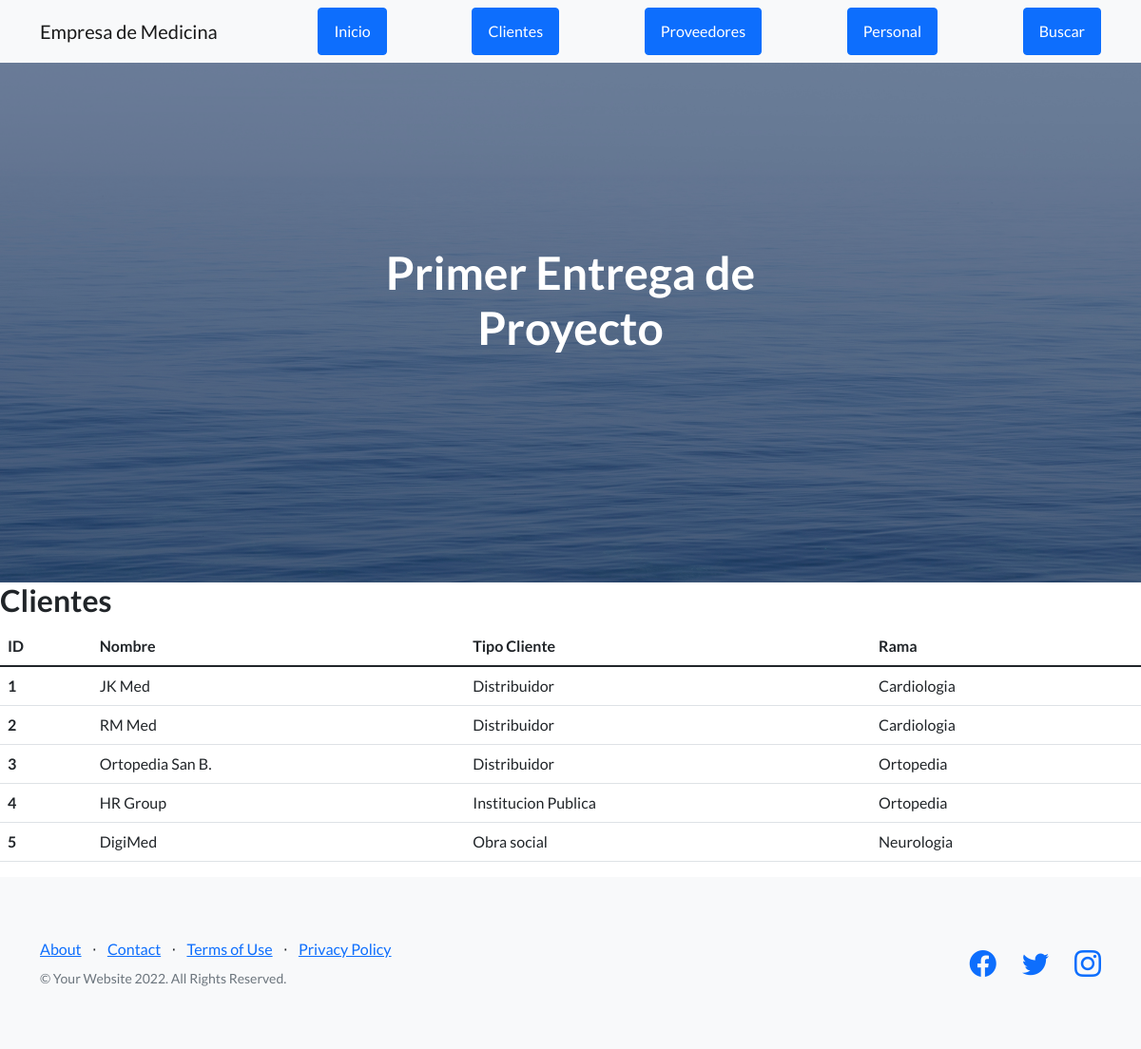
/inicio/clientes, run on the app's committed database.
### plataforma/models.py (models this page shows)
class Cliente(models.Model):
    nombreC = models.CharField(max_length=40)
    tipo_cli = models.CharField(max_length=40)
    rama = models.CharField(max_length=40)

### plataforma/views.py (the view)
# urls.py: path("clientes",views.cliente, name='clientes'),
def cliente (request):
    cliente = Cliente.objects.all()
    dicc = {"cliente" : cliente}
    plantillas = loader.get_template("clientes.html")
    documento = plantillas.render(dicc)
    return HttpResponse(documento)

### plataforma/template/clientes.html
{%extends "inicio.html"%}
{% load static %}
{%block contenido%}
<h2> Clientes </h2>
<table class="table">
   <thead>
     <tr>
       <th scope="col">ID</th>
       <th scope="col">Nombre</th>
       <th scope="col">Tipo Cliente</th>
       <th scope="col">Rama</th>
     </tr>
   </thead>
   <tbody>
       {% for n in cliente %}
     <tr>
       <th scope="row">{{n.id}}</th>
       <td>{{n.nombreC}}</td>
       <td>{{n.tipo_cli}}</td>
       <td>{{n.rama}}</td>
       {% endfor %}
      </tbody>
    </table>
{% endblock %}

### data on the page
Cliente: id "1", nombreC "JK Med", tipo_cli "Distribuidor", rama "Cardiologia"
Cliente: id "2", nombreC "RM Med", tipo_cli "Distribuidor", rama "Cardiologia"
Cliente: id "3", nombreC "Ortopedia San B.", tipo_cli "Distribuidor", rama "Ortopedia"
Cliente: id "4", nombreC "HR Group", tipo_cli "Institucion Publica", rama "Ortopedia"
Cliente: id "5", nombreC "DigiMed", tipo_cli "Obra social", rama "Neurologia"
